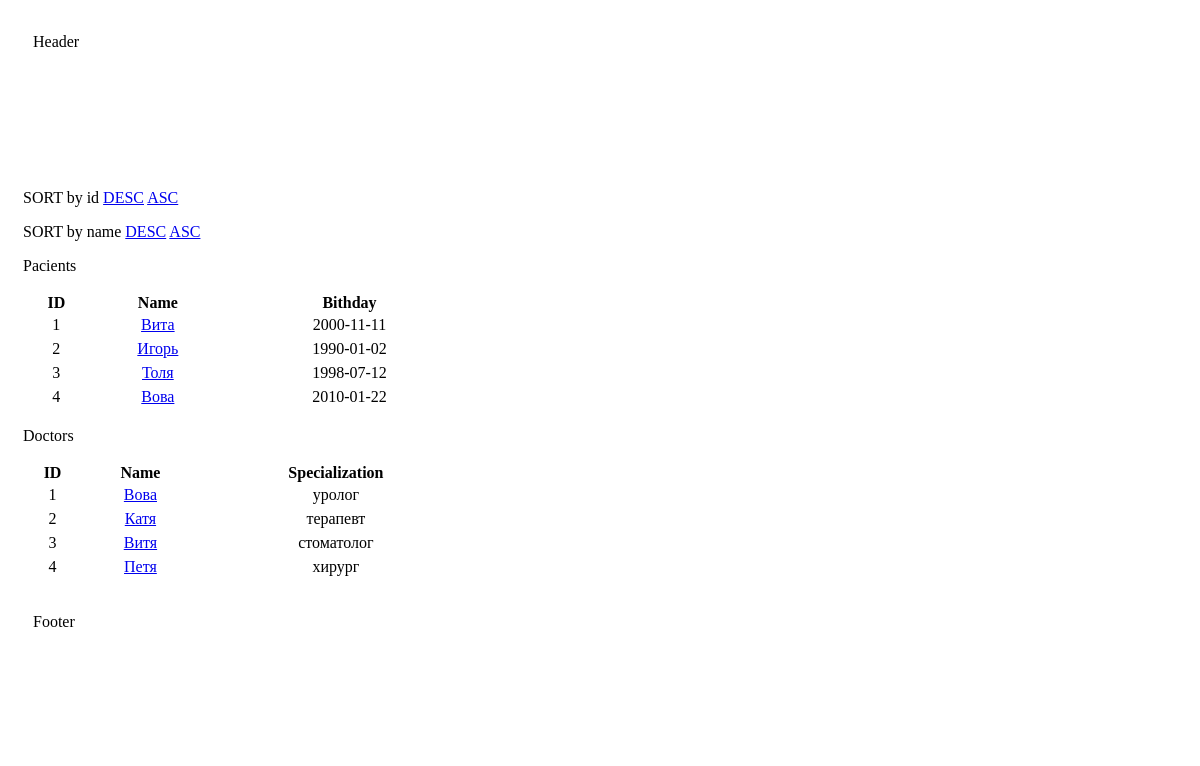
The app's page /?sortdir=ASC&sortby=id with its own data.
### tables this page shows
CREATE TABLE `pacients` (
  `id` int(10) NOT NULL,
  `name` varchar(100) NOT NULL,
  `birthday` timestamp NULL DEFAULT NULL
);

CREATE TABLE `doctors` (
  `id` int(10) NOT NULL,
  `name` varchar(100) NOT NULL,
  `specialization` varchar(255) NOT NULL
);

### core/view.php (called while the page is built, shortened)
<?php
class View {
	public function render($name) {
		require 'views/head.php';
		require 'views/header.php';
		require 'views/'.$name.'.php';
		require 'views/footer.php';
	}
}

### controllers/index.php (called while the page is built, shortened)
<?php
class Index extends Controller {
	public function __construct() {
		$sortby  = 'name';
		$sortdir = 'ASC';
		if (isset($_GET['sortdir'])) {
			$sortdir = $_GET['sortdir'];
		}
		if (isset($_GET['sortby'])) {
			$sortby = $_GET['sortby'];
		}
		$this->view->pacients = $this->getAllPacients($sortby, $sortdir);
		$this->view->doctors  = $this->getAllDoctors($sortby, $sortdir);
		$this->view->render('index/index');
	}
}

### index.php (called while the page is built, shortened)
<?php
require_once 'core/bootstrap.php';
require_once 'core/controller.php';
require_once 'core/view.php';
$app = new Bootstrap();

### core/controller.php (called while the page is built, shortened)
<?php
class Controller {
	function __construct() {
		global $dbObject;
		$this->db = $dbObject;
	}
	function getAllPacients($sortby = 'name', $sortdir = 'ASC') {
		$pacients = $this->db->query('SELECT * FROM pacients ORDER BY '.$sortby.' '.$sortdir);
		$output = array();
		$i      = 0;
		foreach ($pacients as $value) {
			$output[$i] = array($value[0], $value[1], date("Y-m-d", strtotime($value[2])));
			$i++;
		}
		return $output;
	}
	function getAllDoctors($sortby = 'name', $sortdir = 'ASC') {
		$doctors = $this->db->query('SELECT * FROM doctors ORDER BY '.$sortby.' '.$sortdir);
		$output = array();
		$i      = 0;
		foreach ($doctors as $value) {
			$output[$i] = array($value[0], $value[1], $value[2]);
			$i++;
		}
		return $output;
	}
}

### views/index/index.php (the view)
<div class="content">
<p>SORT by id <a href="?sortdir=DESC&sortby=id">DESC</a> <a href="?sortdir=ASC&sortby=id">ASC</a></p>
<p>SORT by name <a href="?sortdir=DESC&sortby=name">DESC</a> <a href="?sortdir=ASC&sortby=name">ASC</a></p>
	<div>
		<p>Pacients</p>
<table style="width:100%">
  <tr>
    <th>ID</th>
    <th>Name</th>
    <th>Bithday</th>
  </tr>
<?php
foreach ($this->pacients as $value) {
	echo "<tr><td>".$value[0]."</td><td><a href='".SITE_PATH."pacient/getdoctors/".$value[0]."'>".$value[1]."</a></td><td>".$value[2]."</td></tr><tr>";
}
?>
</table>
</div>
	<div>
		<p>Doctors</p>
<table style="width:100%">
  <tr>
    <th>ID</th>
    <th>Name</th>
    <th>Specialization</th>
  </tr>
<?php
foreach ($this->doctors as $value) {
	echo "<tr><td>".$value[0]."</td><td><a href='".SITE_PATH."doctor/getpacients/".$value[0]."'>".$value[1]."</a></td><td>".$value[2]."</td></tr><tr>";
}
?>
</table>
</div>
</div>

### libs/main.css (style rules this page uses)
.content { height: 400px; width: 450px; padding: 15px; background: #fff; }
td,tr,th { text-align: center; }

### records on screen
pacients: id "1", name "Вита", value "2000-11-11"
pacients: id "2", name "Игорь", value "1990-01-02"
pacients: id "3", name "Толя", value "1998-07-12"
pacients: id "4", name "Вова", value "2010-01-22"
doctors: id "1", name "Вова", specialization "уролог"
doctors: id "2", name "Катя", specialization "терапевт"
doctors: id "3", name "Витя", specialization "стоматолог"
doctors: id "4", name "Петя", specialization "хирург"
